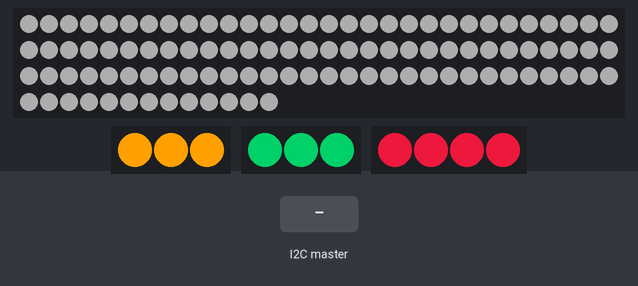
Bench run of a sketch on a simulated Arduino Uno, built with avr-gcc and run on an emulated ATmega328P. Shown: 103 RGB LEDs in strip order, left to right, continuing on the next row, 2 × 3 RGB LEDs in strip order, left to right, 4 RGB LEDs in strip order, left to right. The inputs (shaded band) are chosen by the test bench. Dim RGB values are drawn brighter than linear; what the sketch prints to the serial monitor is not drawn.

Above: at 1.2 s.
1.3 s: the I2C master sends "Q"
2.8 s: the I2C master sends "A"
At 3.7 s:
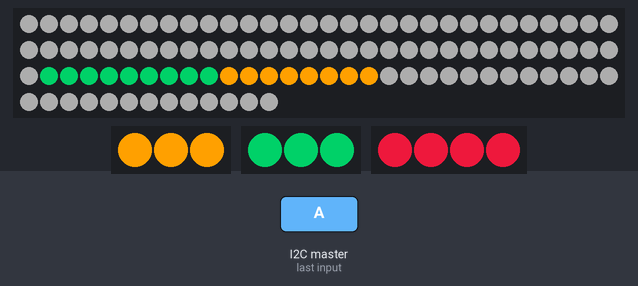
4.3 s: the I2C master sends "Z"
Timing chart, 0 to 4.3 s (numbered marks = the images above; inputs shaded):
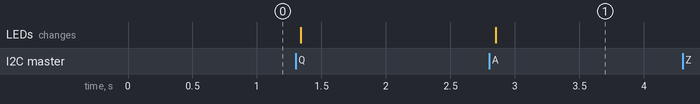

The sketch:

slave-uno.ino
```cpp
#include <Wire.h>
#include <Adafruit_NeoPixel.h>

const int STRIP_PIN = 11;
const int NUM_PIXELS = 103;
Adafruit_NeoPixel strip = Adafruit_NeoPixel(NUM_PIXELS, STRIP_PIN);
Adafruit_NeoPixel incomeStrip = Adafruit_NeoPixel(3, 5);
Adafruit_NeoPixel raceStrip = Adafruit_NeoPixel(3, 4);
Adafruit_NeoPixel educationStrip = Adafruit_NeoPixel(4, 3);

int incomeOn = -1;
int raceOn = -1;
int educationOn = -1;

bool isOutro = false;

void setup() {
  Serial.begin(115200);

  strip.begin();

  turnOnLabels();

  // Start the I2C Bus as Slave on address 9
  Wire.begin(9);
  // Attach a function to trigger when something is received.
  Wire.onReceive(receiveEvent);
}

void loop() {
  if (isOutro) {
    allPixelsOff();
  } else {
    setRacePixels();
    setIncomePixels();
    setEducationPixels() ;
  }

  strip.show();

  /** GLOBAL DELAY **/
  delay(30);
}

void turnOnLabels() {
  incomeStrip.begin();
  for (int i = 0; i < 3; i++) {
    incomeStrip.setPixelColor(i, 255, 160, 0);
  }
  incomeStrip.show();

  raceStrip.begin();
  for (int j = 0; j < 3; j++) {
    raceStrip.setPixelColor(j, 0, 120, 60);
  }
  raceStrip.show();

  educationStrip.begin();
  for (int i = 0; i < 4; i++) {
    educationStrip.setPixelColor(i, 200, 20, 50);
  }
  educationStrip.show();
}

void turnOffLabels() {
  incomeStrip.begin();
  for (int i = 0; i < 3; i++) {
    incomeStrip.setPixelColor(i, 0, 0, 0);
  }
  incomeStrip.show();

  raceStrip.begin();
  for (int j = 0; j < 3; j++) {
    raceStrip.setPixelColor(j, 0, 0, 0);
  }
  raceStrip.show();

  educationStrip.begin();
  for (int i = 0; i < 4; i++) {
    educationStrip.setPixelColor(i, 0, 0, 0);
  }
  educationStrip.show();
}


void receiveEvent(int bytes) {
  while (Wire.available() > 0) {
    //Read one value from the I2C
    char receivedChar = Wire.read();
    Serial.println(receivedChar);

    //If the value received was true turn the led on, otherwise turn it off
    if (receivedChar == 'Q') {
      incomeOn = 0;
    }
    else if (receivedChar == 'W') {
      incomeOn = 1;
    }
    else if (receivedChar == 'E') {
      incomeOn = 2;
    }
    else if (receivedChar == 'R') {
      incomeOn = 3;
    }

    else if (receivedChar == 'A') {
      raceOn = 4;
    }
    else if (receivedChar == 'S') {
      raceOn = 7;
    }
    else if (receivedChar == 'D') {
      raceOn = 8;
    }
    else if (receivedChar == 'F') {
      raceOn = 5;
    }
    else if (receivedChar == 'G') {
      raceOn = 6;
    }

    else if (receivedChar == 'Z') {
      educationOn = 9;
    }
    else if (receivedChar == 'X') {
      educationOn = 10;
    }
    else if (receivedChar == 'C') {
      educationOn = 11;
    }
    else if (receivedChar == 'V') {
      educationOn = 12;
    }
    else if (receivedChar == 'B') {
      educationOn = 13;
    }
    else if (receivedChar == 'I') {
      // RESET lights (on)
      incomeOn = -1;
      raceOn = -1;
      educationOn = -1;
      isOutro = false;
      turnOnLabels();
    }
    else if (receivedChar == '0') {
      // DIM lights
      isOutro = true;
      turnOffLabels();
    }
  }
}

void allPixelsOff() {
  for (int i = 0; i < 103; i++) {
    strip.setPixelColor(i, 0, 0, 0);
  }
}

void setIncomePixels() {
  for (int i = 70; i < 103; i++) {
    strip.setPixelColor(i, 50, 50, 50);

    if ( incomeOn == 0 ) {
      Serial.println("lower");
      strip.setPixelColor(70, 255, 160, 0);
      strip.setPixelColor(71, 255, 160, 0);
      strip.setPixelColor(72, 255, 160, 0);
      strip.setPixelColor(73, 255, 160, 0);
      strip.setPixelColor(74, 255, 160, 0);
      strip.setPixelColor(75, 255, 160, 0);
      strip.setPixelColor(76, 255, 160, 0);
      strip.setPixelColor(77, 255, 160, 0);
    }

    else if ( incomeOn == 1) {
      Serial.println("middle");
      strip.setPixelColor(78, 255, 160, 0);
      strip.setPixelColor(79, 255, 160, 0);
      strip.setPixelColor(80, 255, 160, 0);
      strip.setPixelColor(81, 255, 160, 0);
      strip.setPixelColor(82, 255, 160, 0);
      strip.setPixelColor(83, 255, 160, 0);
      strip.setPixelColor(84, 255, 160, 0);
      strip.setPixelColor(85, 255, 160, 0);
    }

    else if ( incomeOn == 2) {
      Serial.println("upper-middle");
      strip.setPixelColor(86, 255, 160, 0);
      strip.setPixelColor(87, 255, 160, 0);
      strip.setPixelColor(88, 255, 160, 0);
      strip.setPixelColor(89, 255, 160, 0);
      strip.setPixelColor(90, 255, 160, 0);
      strip.setPixelColor(91, 255, 160, 0);
      strip.setPixelColor(92, 255, 160, 0);
      strip.setPixelColor(93, 255, 160, 0);
    }
    else if ( incomeOn == 3) {
      Serial.println("upper");
      strip.setPixelColor(94, 255, 160, 0);
      strip.setPixelColor(95, 255, 160, 0);
      strip.setPixelColor(96, 255, 160, 0);
      strip.setPixelColor(97, 255, 160, 0);
      strip.setPixelColor(98, 255, 160, 0);
      strip.setPixelColor(99, 255, 160, 0);
      strip.setPixelColor(100, 255, 160, 0);
      strip.setPixelColor(101, 255, 160, 0);
      strip.setPixelColor(102, 255, 160, 0);
    }
  }
}

void setRacePixels() {
  for (int i = 34; i < 70; i++) {
    strip.setPixelColor(i, 50, 50, 50);

    if ( raceOn == 4 ) {
      Serial.println("black");
      strip.setPixelColor(61, 0, 120, 60);
      strip.setPixelColor(62, 0, 120, 60);
      strip.setPixelColor(63, 0, 120, 60);
      strip.setPixelColor(64, 0, 120, 60);
      strip.setPixelColor(65, 0, 120, 60);
      strip.setPixelColor(66, 0, 120, 60);
      strip.setPixelColor(67, 0, 120, 60);
      strip.setPixelColor(68, 0, 120, 60);
      strip.setPixelColor(69, 0, 120, 60);
    }

    else if ( raceOn == 5 ) {
      Serial.println("hispanic");
      strip.setPixelColor(48, 0, 120, 60);
      strip.setPixelColor(49, 0, 120, 60);
      strip.setPixelColor(50, 0, 120, 60);
      strip.setPixelColor(51, 0, 120, 60);
      strip.setPixelColor(52, 0, 120, 60);
      strip.setPixelColor(53, 0, 120, 60);
    }

    else if ( raceOn == 6 ) {
      Serial.println("other");
      strip.setPixelColor(54, 0, 120, 60);
      strip.setPixelColor(55, 0, 120, 60);
      strip.setPixelColor(56, 0, 120, 60);
      strip.setPixelColor(57, 0, 120, 60);
      strip.setPixelColor(58, 0, 120, 60);
      strip.setPixelColor(59, 0, 120, 60);
      strip.setPixelColor(60, 0, 120, 60);
    }

    else if ( raceOn == 7 ) {
      Serial.println("asian");
      strip.setPixelColor(41, 0, 120, 60);
      strip.setPixelColor(42, 0, 120, 60);
      strip.setPixelColor(43, 0, 120, 60);
      strip.setPixelColor(44, 0, 120, 60);
      strip.setPixelColor(45, 0, 120, 60);
      strip.setPixelColor(46, 0, 120, 60);
      strip.setPixelColor(47, 0, 120, 60);
    }

    else if ( raceOn == 8 ) {
      Serial.println("white");
      strip.setPixelColor(34, 0, 120, 60);
      strip.setPixelColor(35, 0, 120, 60);
      strip.setPixelColor(36, 0, 120, 60);
      strip.setPixelColor(37, 0, 120, 60);
      strip.setPixelColor(38, 0, 120, 60);
      strip.setPixelColor(39, 0, 120, 60);
      strip.setPixelColor(40, 0, 120, 60);
    }
  }
}

void setEducationPixels() {
  for (int i = 0; i < 34; i++) {
    strip.setPixelColor(i, 50, 50, 50);

    if ( educationOn == 9 ) {
      Serial.println("less-than-high-school");
      strip.setPixelColor(28, 200, 20, 50);
      strip.setPixelColor(29, 200, 20, 50);
      strip.setPixelColor(30, 200, 20, 50);
      strip.setPixelColor(31, 200, 20, 50);
      strip.setPixelColor(32, 200, 20, 50);
      strip.setPixelColor(33, 200, 20, 50);
    }

    else if ( educationOn == 10 ) {
      Serial.println("high-school");
      strip.setPixelColor(0, 200, 20, 50);
      strip.setPixelColor(1, 200, 20, 50);
      strip.setPixelColor(2, 200, 20, 50);
      strip.setPixelColor(3, 200, 20, 50);
      strip.setPixelColor(4, 200, 20, 50);
      strip.setPixelColor(5, 200, 20, 50);
      strip.setPixelColor(6, 200, 20, 50);
    }

    else if ( educationOn == 11 ) {
      Serial.println("some-college");
      strip.setPixelColor(7, 200, 20, 50);
      strip.setPixelColor(8, 200, 20, 50);
      strip.setPixelColor(9, 200, 20, 50);
      strip.setPixelColor(10, 200, 20, 50);
      strip.setPixelColor(11, 200, 20, 50);
      strip.setPixelColor(12, 200, 20, 50);
      strip.setPixelColor(13, 200, 20, 50);
    }

    else if ( educationOn == 12 ) {
      Serial.println("bachelors");
      strip.setPixelColor(14, 200, 20, 50);
      strip.setPixelColor(15, 200, 20, 50);
      strip.setPixelColor(16, 200, 20, 50);
      strip.setPixelColor(17, 200, 20, 50);
      strip.setPixelColor(18, 200, 20, 50);
      strip.setPixelColor(19, 200, 20, 50);
      strip.setPixelColor(20, 200, 20, 50);
    }

    else if ( educationOn == 13 ) {
      Serial.println("advanced");
      strip.setPixelColor(21, 200, 20, 50);
      strip.setPixelColor(22, 200, 20, 50);
      strip.setPixelColor(23, 200, 20, 50);
      strip.setPixelColor(24, 200, 20, 50);
      strip.setPixelColor(25, 200, 20, 50);
      strip.setPixelColor(26, 200, 20, 50);
      strip.setPixelColor(27, 200, 20, 50);
    }
  }
}
```

Measured:
- after the input at 2.8 s, the LEDs: change after 0.05 s (image 1)
